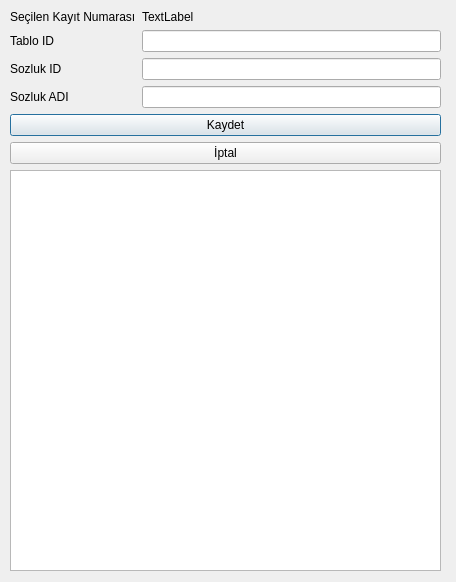
<?xml version="1.0" encoding="UTF-8"?>
<ui version="4.0">
 <class>Dialog</class>
 <widget class="QDialog" name="Dialog">
  <property name="geometry">
   <rect>
    <x>0</x>
    <y>0</y>
    <width>456</width>
    <height>582</height>
   </rect>
  </property>
  <property name="windowTitle">
   <string>Dialog</string>
  </property>
  <widget class="QWidget" name="gridLayoutWidget">
   <property name="geometry">
    <rect>
     <x>10</x>
     <y>10</y>
     <width>431</width>
     <height>561</height>
    </rect>
   </property>
   <layout class="QGridLayout" name="gridLayout" columnstretch="0,0">
    <property name="sizeConstraint">
     <enum>QLayout::SetDefaultConstraint</enum>
    </property>
    <item row="3" column="1">
     <widget class="QLineEdit" name="txtAd"/>
    </item>
    <item row="1" column="0">
     <widget class="QLabel" name="lblTabloID">
      <property name="text">
       <string>Tablo ID</string>
      </property>
     </widget>
    </item>
    <item row="2" column="0">
     <widget class="QLabel" name="lblSozlukID">
      <property name="text">
       <string>Sozluk ID</string>
      </property>
     </widget>
    </item>
    <item row="1" column="1">
     <widget class="QLineEdit" name="txtTablo">
      <property name="inputMethodHints">
       <set>Qt::ImhDigitsOnly</set>
      </property>
      <property name="echoMode">
       <enum>QLineEdit::Normal</enum>
      </property>
     </widget>
    </item>
    <item row="3" column="0">
     <widget class="QLabel" name="lblSozlukAD">
      <property name="text">
       <string>Sozluk ADI</string>
      </property>
     </widget>
    </item>
    <item row="2" column="1">
     <widget class="QLineEdit" name="txtID"/>
    </item>
    <item row="6" column="0" colspan="2">
     <widget class="QTableWidget" name="lstSozluk"/>
    </item>
    <item row="4" column="0" colspan="2">
     <widget class="QPushButton" name="btKaydet">
      <property name="text">
       <string>Kaydet</string>
      </property>
     </widget>
    </item>
    <item row="5" column="0" colspan="2">
     <widget class="QPushButton" name="btIptal">
      <property name="text">
       <string>İptal</string>
      </property>
     </widget>
    </item>
    <item row="0" column="0">
     <widget class="QLabel" name="label">
      <property name="text">
       <string>Seçilen Kayıt Numarası</string>
      </property>
     </widget>
    </item>
    <item row="0" column="1">
     <widget class="QLabel" name="lblKayit">
      <property name="text">
       <string>TextLabel</string>
      </property>
     </widget>
    </item>
   </layout>
  </widget>
 </widget>
 <resources/>
 <connections/>
</ui>
